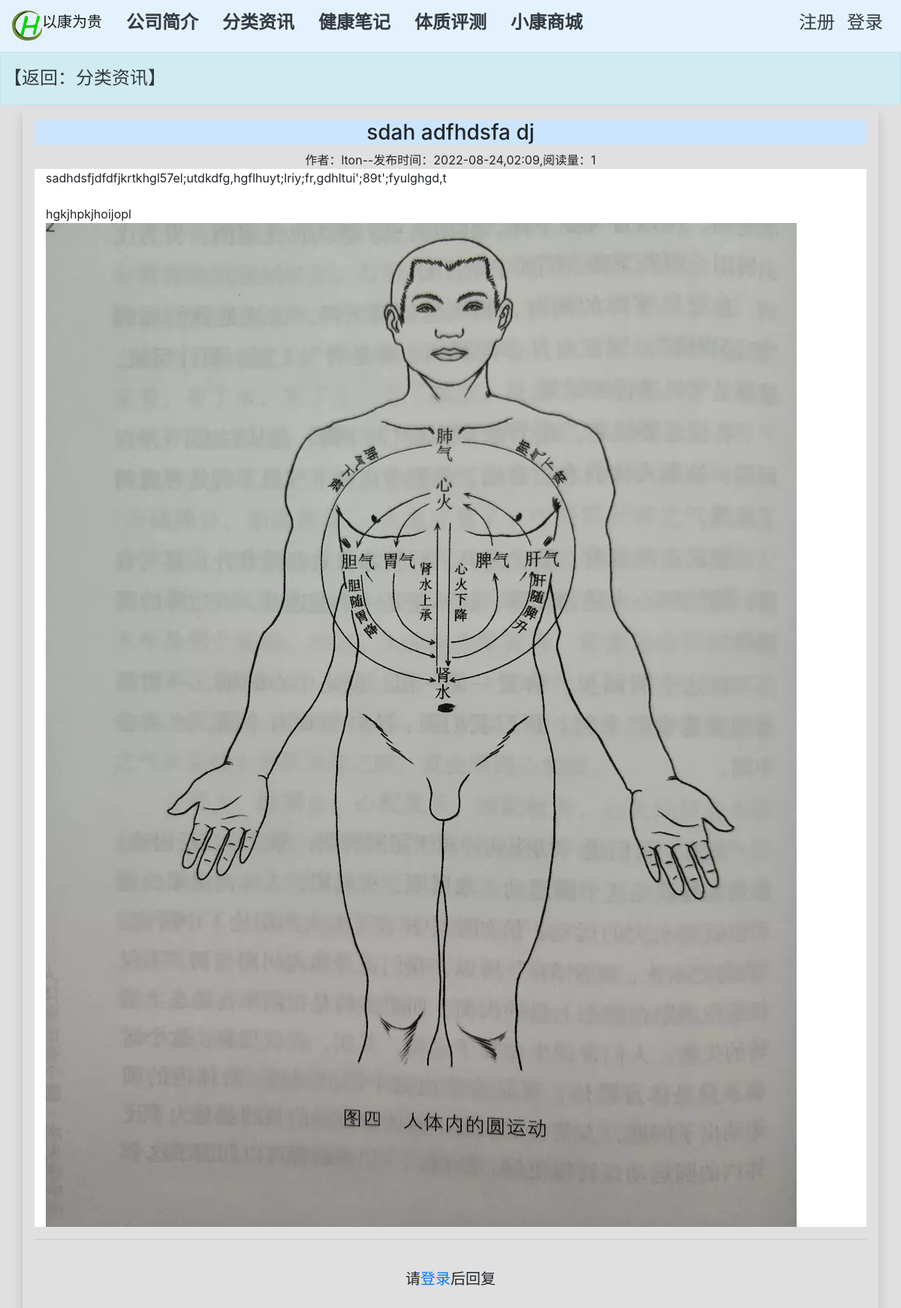
The app's page /learning_logs/topic/19/ with its own data.
### learning_logs/models.py (models this page shows, shortened)
class Sharer(models.Model):
    author = models.ForeignKey(User,on_delete=models.CASCADE, related_name='entries',verbose_name='作者')
    topic = models.ForeignKey(Topic, on_delete=models.CASCADE,verbose_name='主题')
    capt=models.CharField(max_length=100,verbose_name='标题')
    date_added = models.DateTimeField(auto_now_add=True,verbose_name='日期')
    content = RichTextUploadingField(verbose_name='内容')
    action=models.BooleanField(default=False,verbose_name='设为私有')
    class Meta:
        verbose_name = '笔记'
        verbose_name_plural ='我的笔记'

### learning_logs/views.py (the view)
# urls.py: path('topic/<int:id>/',views.datil,name='阅读全文'),
def datil(request,id):
    sharer=Sharer.objects.get(id=id)
    comments=Comment.objects.filter(sharer=id)
    sharer.click_num=+1
    sharer.save()
    comment_form=CommentForm()
    topic=Sharer.objects.get(id=id).topic
    context={'comment_form':comment_form,'sharer':sharer,'topic':topic,'comments':comments}
    return render(request,'learning_logs/阅读全文.html',context)

### learning_logs/templates/learning_logs/阅读全文.html (shortened to what this page needs)
{% extends "company/base.html" %}
{% block content %}
<div class="p-1 mb-1 alert alert-info ">
     <p><h4><a class="text-dark" href="{% url 'learning_logs:topics' %}" role="alert">【返回：分类资讯】</a></h4></p>
</div>
    <div class='container shadow p-3 mb-1  rounded' >
        <div class="col  text-center h3" style="background-color: #CCE5FF;" >{{ sharer.capt }}
        </div>
        <div class="col text-center">作者：{{ sharer.author }}--发布时间：{{ sharer.date_added|date:'Y-m-d,H:i' }},阅读量：{{sharer.click_num}}
        </div>
        <div class='col'style="background-color: #FFFFFF;">{{sharer.content|safe}}
        </div>
                <hr>
        <div class='col'>
                                {% if user.is_authenticated %}
                <button class="btn btn-primary" type="button" data-toggle="collapse" data-target="#collapseExample" aria-expanded="false" aria-controls="collapseExample"> 我也要发言：
                </button>
                 <button class="btn btn-primary" type="button" data-toggle="collapse" data-target="#comment" aria-expanded="false" aria-controls="comment">共有{{ comments.count }}条评论
                </button>
        </div>
        <div class="collapse" id="collapseExample">
            <div class="card card-body">
                <form
                    action="{% url 'comment:commit_commit' sharer.id %}"
                    method="POST"
                    >
                                        {% csrf_token %}
                                    {{ comment_form.as_p }}
                    <button type="submit" class="btn btn-primary ">发送</button>
                </form>
            </div>
        </div>
                                <br>
                                    {% else %}
                    <br>
                    <h5 class="row justify-content-center">
                    请<a href="{% url 'account_login' %}?next={% firstof request.path '/' %}">登录</a>后回复
                    </h5>
                    <br>
                    {% endif %}
           {% load mptt_tags %}
{% endblock content %}

### company/templates/company/base.html (style rules this page uses)
body { background-color:#E0E0E0 ; }
h4 { font-family: KaiTi,STLiti,LiSu,cursive； }
h5 { font-family: STLiti,LiSu,cursive； }

### records on screen
Sharer: capt "sdah adfhdsfa dj", author "lton", date_added "2022-08-24,02:09", click_num "1", content "sadhdsfjdfdfjkrtkhgl57el;utdkdfg,hgflhuyt;lriy;fr,gdhltui';89t';fyulghgd,t hgkjhpkjhoijopl", content (picture)
